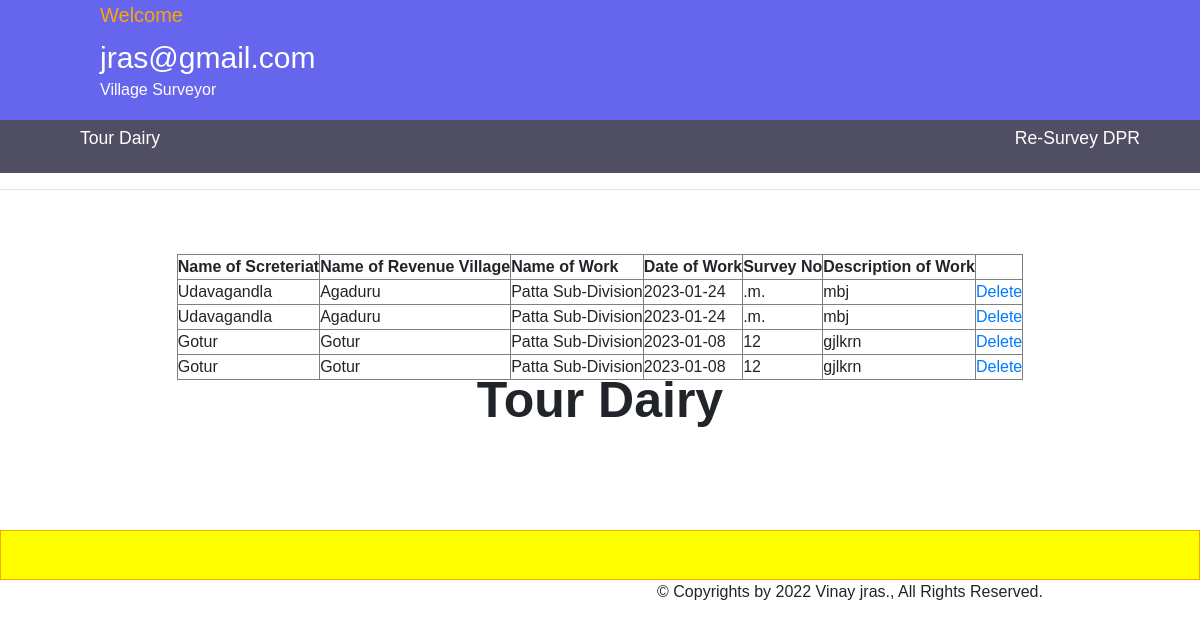
Page /view_post.php (signed in) on the committed database.
### tables this page shows
CREATE TABLE `new_post` (
  `id` int(11) NOT NULL,
  `title` varchar(50) NOT NULL,
  `content` varchar(200) NOT NULL,
  `slct1` varchar(50) NOT NULL,
  `slct2` varchar(50) NOT NULL,
  `nameofwork` varchar(50) NOT NULL,
  `syno` text NOT NULL,
  `date` text NOT NULL,
  `descriptionofwork` varchar(100) NOT NULL,
  `user_id` int(50) NOT NULL
);

### view_post.php (the view, shortened to what this page needs)
<?php
include('dbConfig.php');
include('add2.php');
$user = $_SESSION['UNSER_NAME'];
$query = mysqli_query($conn,"select * from news_user where email = '$user'");
$rowr =mysqli_fetch_array($query);
$id = $rowr['id'];
$query1 = mysqli_query($conn,"select * from new_post where user_id = '$id'");
$result = mysqli_num_rows($query1);
 ?>
 <center>
<h1>Tour Dairy </h1>
</center>
<hr>
<center>
 <br><br>
 <table  border="1px">
 	<tr>
 		<td><b>Name of Screteriat</b></td>
 		<td><b>Name of Revenue Village</b></td>
		 <td><b>Name of Work</b></td>
 		<td><b>Date of Work</b></td>
		 <td><b>Survey No</b></td>
 		<td><b>Description of Work</b></td>
 	</tr>
 	<?php
    for($i=1; $i<=$result;$i++)
{
     $row =  mysqli_fetch_array($query1)
 	?>
 	<tr>
		 <td><?php  echo $row['slct1']?></td>
		 <td><?php  echo $row['nameofwork']?></td>
		 <td><?php  echo $row['slct2']?></td>
		 <td><?php  echo $row['date']?></td>
		 <td><?php  echo $row['syno']?></td>
		 <td><?php  echo $row['descriptionofwork']?></td>
		 <td>
								<a href="delete.php?id=<?php echo $row['id']; ?>">Delete</a>
							</td>
 	</tr>
 <?php } ?>
 </table>
 <div class="scroll-left">
       </div>
<div class="copy">
<h7>© Copyrights by  2022  Vinay jras., All Rights Reserved.</h7>
</div>
</center>

### add2.php (shortened to what this page needs)
<!DOCTYPE html>
<html>
<head>
</head>
<body>
<!DOCTYPE html>
<html lang="en">
<head>
    <link rel="stylesheet" href="https://stackpath.bootstrapcdn.com/bootstrap/4.5.2/css/bootstrap.min.css">
    <link rel="stylesheet" href="style22222.css">
</head>
<body>
	<nav class="navbar">
    <a class="navbar-brand" href="#"><h5>Welcome</h5><?php echo $_SESSION['UNSER_NAME'] ?><h6>Village Surveyor</h6></a>
    </nav>
    <div class="navlist">
    <ul>
    <li><a href="index.php">Tour Dairy</a></li>
    <li><a href="">Re-Survey DPR</a></li>
    </ul>
    </div>
</body>
</html>
</body>
</html>

### style22222.css (style rules this page uses)
* { padding: 0; margin: 0; box-sizing: border-box; transition: 0.5s; font-family: "Century Gothic", sans-serif; }
.navlist { width: 100%; position: fixed; padding: 5px 10%; background-color: #110e2bbb; }
.navlist ul { display: flex; list-style: none; }
.navlist ul li:first-child { flex: 1; color: #ffffff; }
.navlist ul a { display: block; margin-left: 20px; font-family: "Century Gothic", sans-serif; font-size: 0.9rem; color: white; text-decoration: none; }
.copy { margin-left: 500px; }
.navlist { width: 100%; position: relative; padding: 5px 5%; background-color: #110e2bbb; }
.navlist ul a { display: block; font-family: "Century Gothic", sans-serif; font-size: 1.1rem; color: white; text-decoration: none; }

### add2.php (style rules this page uses)
nav { padding-left: 100px!important; padding-right: 100px!important; background: #6665ee; font-family: 'Poppins', sans-serif; }
nav a.navbar-brand { color: #fff; font-size: 30px!important; font-weight: 500; }
h1 { position: absolute; top: 50%; left: 50%; width: 100%; text-align: center; transform: translate(-50%, -50%); font-size: 50px; font-weight: 600; }
.navbar h5 { margin-top: -10px; color: orange; }
.scroll-left { height: 50px; overflow: hidden; position: relative; margin-top: 150px; background: yellow; color: black; border: 1px solid orange; }

### rows in the picture
new_post: slct1 "Udavagandla", nameofwork "Agaduru", slct2 "Patta Sub-Division", date "2023-01-24", syno ".m.", descriptionofwork "mbj"
new_post: slct1 "Udavagandla", nameofwork "Agaduru", slct2 "Patta Sub-Division", date "2023-01-24", syno ".m.", descriptionofwork "mbj"
new_post: slct1 "Gotur", nameofwork "Gotur", slct2 "Patta Sub-Division", date "2023-01-08", syno "12", descriptionofwork "gjlkrn"
new_post: slct1 "Gotur", nameofwork "Gotur", slct2 "Patta Sub-Division", date "2023-01-08", syno "12", descriptionofwork "gjlkrn"

### other values in the picture
$_SESSION['UNSER_NAME'] "jras@gmail.com"
